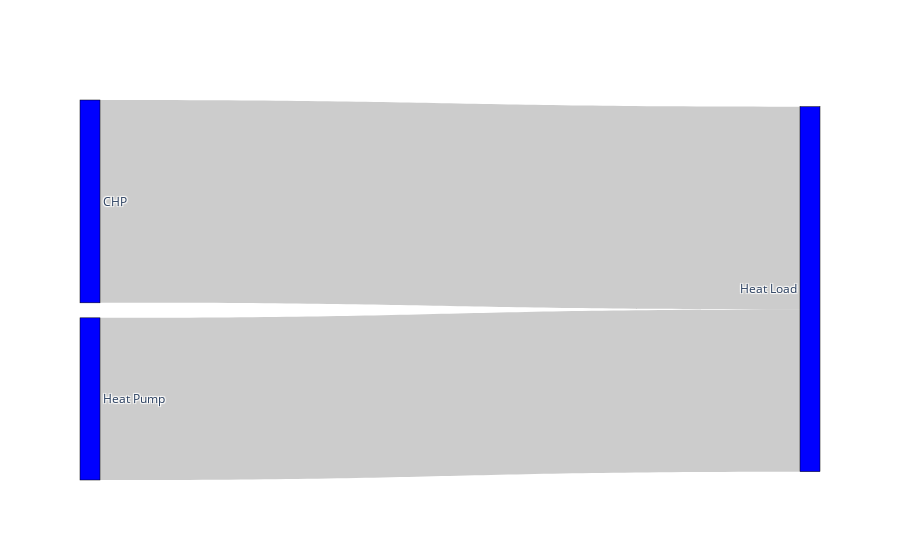

Notebook source saved alongside this figure:
### Code cell
fig = go.Figure(data=[go.Sankey(
    node = dict(
      pad = 15,
      thickness = 20,
      line = dict(color = "black", width = 0.5),
      label = ["Heat Pump", "CHP", "Heat Load"],
      color = "blue"
    ),
    link = dict(
      source = [0, 1], # indices correspond to labels, eg A1, A2, A1, B1, ...
      target = [2, 2],
      value = [df['HP_Q_Supplied'].sum(), df['chp_supply'].sum()]
  ))])

fig.show()

### Figure 1 — Plotly figure (JSON) as saved in the notebook; plotly's stock layout.template omitted (floating-point values rounded to 4 significant figures)
{"data": [{"link": {"source": [0, 1], "target": [2, 2], "value": [34541720, 43200000.0]}, "node": {"color": "blue", "label": ["Heat Pump", "CHP", "Heat Load"], "line": {"color": "black", "width": 0.5}, "pad": 15, "thickness": 20}, "type": "sankey"}], "layout": {}}
